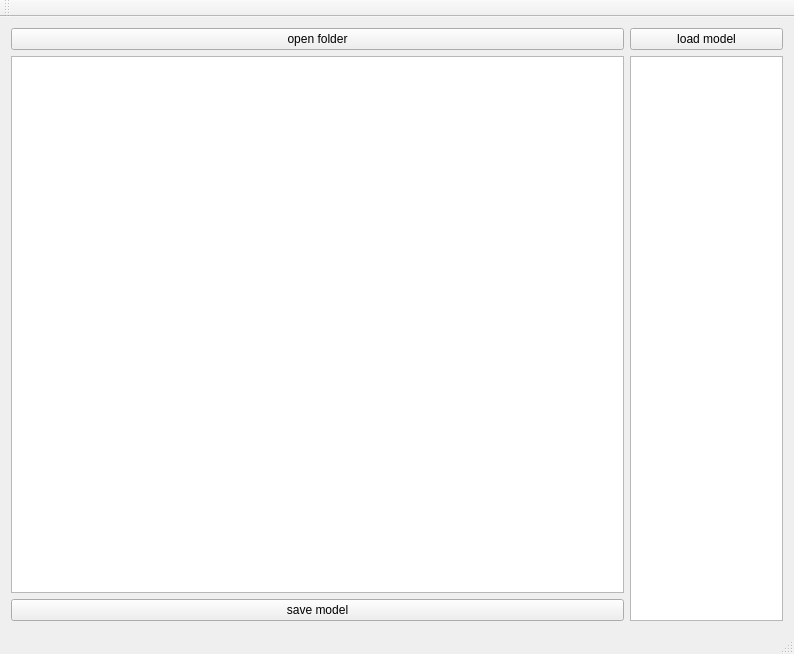
<?xml version="1.0" encoding="UTF-8"?>
<ui version="4.0">
 <class>MainWindow</class>
 <widget class="QMainWindow" name="MainWindow">
  <property name="geometry">
   <rect>
    <x>0</x>
    <y>0</y>
    <width>794</width>
    <height>654</height>
   </rect>
  </property>
  <property name="windowTitle">
   <string>MainWindow</string>
  </property>
  <widget class="QWidget" name="centralWidget">
   <layout class="QHBoxLayout" name="horizontalLayout" stretch="8,2">
    <item>
     <layout class="QVBoxLayout" name="verticalLayout">
      <item>
       <widget class="QPushButton" name="open_folder">
        <property name="text">
         <string>open folder</string>
        </property>
       </widget>
      </item>
      <item>
       <widget class="QTableWidget" name="tableWidget"/>
      </item>
      <item>
       <widget class="QPushButton" name="save_model">
        <property name="text">
         <string>save model</string>
        </property>
       </widget>
      </item>
     </layout>
    </item>
    <item>
     <layout class="QVBoxLayout" name="verticalLayout_2" stretch="0,0">
      <item>
       <widget class="QPushButton" name="load_model">
        <property name="text">
         <string>load model</string>
        </property>
       </widget>
      </item>
      <item>
       <widget class="MyGraphicsView" name="graphicsView"/>
      </item>
     </layout>
    </item>
   </layout>
  </widget>
  <widget class="QMenuBar" name="menuBar">
   <property name="geometry">
    <rect>
     <x>0</x>
     <y>0</y>
     <width>794</width>
     <height>23</height>
    </rect>
   </property>
  </widget>
  <widget class="QToolBar" name="mainToolBar">
   <attribute name="toolBarArea">
    <enum>TopToolBarArea</enum>
   </attribute>
   <attribute name="toolBarBreak">
    <bool>false</bool>
   </attribute>
  </widget>
  <widget class="QStatusBar" name="statusBar"/>
 </widget>
 <layoutdefault spacing="6" margin="11"/>
 <customwidgets>
  <customwidget>
   <class>MyGraphicsView</class>
   <extends>QGraphicsView</extends>
   <header location="global">mygraphicsview.h</header>
  </customwidget>
 </customwidgets>
 <resources/>
 <connections/>
</ui>
